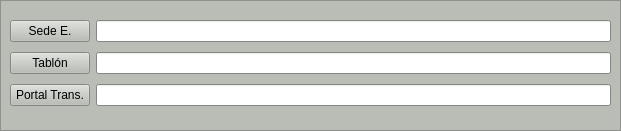
  <widget class="QFrame" name="frame_9">
   <property name="geometry">
    <rect>
     <x>640</x>
     <y>480</y>
     <width>621</width>
     <height>131</height>
    </rect>
   </property>
   <property name="palette">
    <palette>
     <active>
      <colorrole role="WindowText">
       <brush brushstyle="SolidPattern">
        <color alpha="255">
         <red>0</red>
         <green>0</green>
         <blue>0</blue>
        </color>
       </brush>
      </colorrole>
      <colorrole role="Button">
       <brush brushstyle="SolidPattern">
        <color alpha="255">
         <red>186</red>
         <green>189</green>
         <blue>182</blue>
        </color>
       </brush>
      </colorrole>
      <colorrole role="Light">
       <brush brushstyle="SolidPattern">
        <color alpha="255">
         <red>255</red>
         <green>255</green>
         <blue>255</blue>
        </color>
       </brush>
      </colorrole>
      <colorrole role="Midlight">
       <brush brushstyle="SolidPattern">
        <color alpha="255">
         <red>220</red>
         <green>222</green>
         <blue>218</blue>
        </color>
       </brush>
      </colorrole>
      <colorrole role="Dark">
       <brush brushstyle="SolidPattern">
        <color alpha="255">
         <red>93</red>
         <green>94</green>
         <blue>91</blue>
        </color>
       </brush>
      </colorrole>
      <colorrole role="Mid">
       <brush brushstyle="SolidPattern">
        <color alpha="255">
         <red>124</red>
         <green>126</green>
         <blue>121</blue>
        </color>
       </brush>
      </colorrole>
      <colorrole role="Text">
       <brush brushstyle="SolidPattern">
        <color alpha="255">
         <red>0</red>
         <green>0</green>
         <blue>0</blue>
        </color>
       </brush>
      </colorrole>
      <colorrole role="BrightText">
       <brush brushstyle="SolidPattern">
        <color alpha="255">
         <red>255</red>
         <green>255</green>
         <blue>255</blue>
        </color>
       </brush>
      </colorrole>
      <colorrole role="ButtonText">
       <brush brushstyle="SolidPattern">
        <color alpha="255">
         <red>0</red>
         <green>0</green>
         <blue>0</blue>
        </color>
       </brush>
      </colorrole>
      <colorrole role="Base">
       <brush brushstyle="SolidPattern">
        <color alpha="255">
         <red>255</red>
         <green>255</green>
         <blue>255</blue>
        </color>
       </brush>
      </colorrole>
      <colorrole role="Window">
       <brush brushstyle="SolidPattern">
        <color alpha="255">
         <red>186</red>
         <green>189</green>
         <blue>182</blue>
        </color>
       </brush>
      </colorrole>
      <colorrole role="Shadow">
       <brush brushstyle="SolidPattern">
        <color alpha="255">
         <red>0</red>
         <green>0</green>
         <blue>0</blue>
        </color>
       </brush>
      </colorrole>
      <colorrole role="AlternateBase">
       <brush brushstyle="SolidPattern">
        <color alpha="255">
         <red>220</red>
         <green>222</green>
         <blue>218</blue>
        </color>
       </brush>
      </colorrole>
      <colorrole role="ToolTipBase">
       <brush brushstyle="SolidPattern">
        <color alpha="255">
         <red>255</red>
         <green>255</green>
         <blue>220</blue>
        </color>
       </brush>
      </colorrole>
      <colorrole role="ToolTipText">
       <brush brushstyle="SolidPattern">
        <color alpha="255">
         <red>0</red>
         <green>0</green>
         <blue>0</blue>
        </color>
       </brush>
      </colorrole>
     </active>
     <inactive>
      <colorrole role="WindowText">
       <brush brushstyle="SolidPattern">
        <color alpha="255">
         <red>0</red>
         <green>0</green>
         <blue>0</blue>
        </color>
       </brush>
      </colorrole>
      <colorrole role="Button">
       <brush brushstyle="SolidPattern">
        <color alpha="255">
         <red>186</red>
         <green>189</green>
         <blue>182</blue>
        </color>
       </brush>
      </colorrole>
      <colorrole role="Light">
       <brush brushstyle="SolidPattern">
        <color alpha="255">
         <red>255</red>
         <green>255</green>
         <blue>255</blue>
        </color>
       </brush>
      </colorrole>
      <colorrole role="Midlight">
       <brush brushstyle="SolidPattern">
        <color alpha="255">
         <red>220</red>
         <green>222</green>
         <blue>218</blue>
        </color>
       </brush>
      </colorrole>
      <colorrole role="Dark">
       <brush brushstyle="SolidPattern">
        <color alpha="255">
         <red>93</red>
         <green>94</green>
         <blue>91</blue>
        </color>
       </brush>
      </colorrole>
      <colorrole role="Mid">
       <brush brushstyle="SolidPattern">
        <color alpha="255">
         <red>124</red>
         <green>126</green>
         <blue>121</blue>
        </color>
       </brush>
      </colorrole>
      <colorrole role="Text">
       <brush brushstyle="SolidPattern">
        <color alpha="255">
         <red>0</red>
         <green>0</green>
         <blue>0</blue>
        </color>
       </brush>
      </colorrole>
      <colorrole role="BrightText">
       <brush brushstyle="SolidPattern">
        <color alpha="255">
         <red>255</red>
         <green>255</green>
         <blue>255</blue>
        </color>
       </brush>
      </colorrole>
      <colorrole role="ButtonText">
       <brush brushstyle="SolidPattern">
        <color alpha="255">
         <red>0</red>
         <green>0</green>
         <blue>0</blue>
        </color>
       </brush>
      </colorrole>
      <colorrole role="Base">
       <brush brushstyle="SolidPattern">
        <color alpha="255">
         <red>255</red>
         <green>255</green>
         <blue>255</blue>
        </color>
       </brush>
      </colorrole>
      <colorrole role="Window">
       <brush brushstyle="SolidPattern">
        <color alpha="255">
         <red>186</red>
         <green>189</green>
         <blue>182</blue>
        </color>
       </brush>
      </colorrole>
      <colorrole role="Shadow">
       <brush brushstyle="SolidPattern">
        <color alpha="255">
         <red>0</red>
         <green>0</green>
         <blue>0</blue>
        </color>
       </brush>
      </colorrole>
      <colorrole role="AlternateBase">
       <brush brushstyle="SolidPattern">
        <color alpha="255">
         <red>220</red>
         <green>222</green>
         <blue>218</blue>
        </color>
       </brush>
      </colorrole>
      <colorrole role="ToolTipBase">
       <brush brushstyle="SolidPattern">
        <color alpha="255">
         <red>255</red>
         <green>255</green>
         <blue>220</blue>
        </color>
       </brush>
      </colorrole>
      <colorrole role="ToolTipText">
       <brush brushstyle="SolidPattern">
        <color alpha="255">
         <red>0</red>
         <green>0</green>
         <blue>0</blue>
        </color>
       </brush>
      </colorrole>
     </inactive>
     <disabled>
      <colorrole role="WindowText">
       <brush brushstyle="SolidPattern">
        <color alpha="255">
         <red>93</red>
         <green>94</green>
         <blue>91</blue>
        </color>
       </brush>
      </colorrole>
      <colorrole role="Button">
       <brush brushstyle="SolidPattern">
        <color alpha="255">
         <red>186</red>
         <green>189</green>
         <blue>182</blue>
        </color>
       </brush>
      </colorrole>
      <colorrole role="Light">
       <brush brushstyle="SolidPattern">
        <color alpha="255">
         <red>255</red>
         <green>255</green>
         <blue>255</blue>
        </color>
       </brush>
      </colorrole>
      <colorrole role="Midlight">
       <brush brushstyle="SolidPattern">
        <color alpha="255">
         <red>220</red>
         <green>222</green>
         <blue>218</blue>
        </color>
       </brush>
      </colorrole>
      <colorrole role="Dark">
       <brush brushstyle="SolidPattern">
        <color alpha="255">
         <red>93</red>
         <green>94</green>
         <blue>91</blue>
        </color>
       </brush>
      </colorrole>
      <colorrole role="Mid">
       <brush brushstyle="SolidPattern">
        <color alpha="255">
         <red>124</red>
         <green>126</green>
         <blue>121</blue>
        </color>
       </brush>
      </colorrole>
      <colorrole role="Text">
       <brush brushstyle="SolidPattern">
        <color alpha="255">
         <red>93</red>
         <green>94</green>
         <blue>91</blue>
        </color>
       </brush>
      </colorrole>
      <colorrole role="BrightText">
       <brush brushstyle="SolidPattern">
        <color alpha="255">
         <red>255</red>
         <green>255</green>
         <blue>255</blue>
        </color>
       </brush>
      </colorrole>
      <colorrole role="ButtonText">
       <brush brushstyle="SolidPattern">
        <color alpha="255">
         <red>93</red>
         <green>94</green>
         <blue>91</blue>
        </color>
       </brush>
      </colorrole>
      <colorrole role="Base">
       <brush brushstyle="SolidPattern">
        <color alpha="255">
         <red>186</red>
         <green>189</green>
         <blue>182</blue>
        </color>
       </brush>
      </colorrole>
      <colorrole role="Window">
       <brush brushstyle="SolidPattern">
        <color alpha="255">
         <red>186</red>
         <green>189</green>
         <blue>182</blue>
        </color>
       </brush>
      </colorrole>
      <colorrole role="Shadow">
       <brush brushstyle="SolidPattern">
        <color alpha="255">
         <red>0</red>
         <green>0</green>
         <blue>0</blue>
        </color>
       </brush>
      </colorrole>
      <colorrole role="AlternateBase">
       <brush brushstyle="SolidPattern">
        <color alpha="255">
         <red>186</red>
         <green>189</green>
         <blue>182</blue>
        </color>
       </brush>
      </colorrole>
      <colorrole role="ToolTipBase">
       <brush brushstyle="SolidPattern">
        <color alpha="255">
         <red>255</red>
         <green>255</green>
         <blue>220</blue>
        </color>
       </brush>
      </colorrole>
      <colorrole role="ToolTipText">
       <brush brushstyle="SolidPattern">
        <color alpha="255">
         <red>0</red>
         <green>0</green>
         <blue>0</blue>
        </color>
       </brush>
      </colorrole>
     </disabled>
    </palette>
   </property>
   <property name="frameShape">
    <enum>QFrame::StyledPanel</enum>
   </property>
   <property name="frameShadow">
    <enum>QFrame::Raised</enum>
   </property>
   <widget class="QWidget" name="layoutWidget">
    <property name="geometry">
     <rect>
      <x>10</x>
      <y>10</y>
      <width>601</width>
      <height>106</height>
     </rect>
    </property>
    <layout class="QHBoxLayout" name="horizontalLayout_5">
     <item>
      <layout class="QVBoxLayout" name="verticalLayout_6">
       <property name="spacing">
        <number>0</number>
       </property>
       <item>
        <widget class="QPushButton" name="pB_sede">
         <property name="text">
          <string>Sede E.</string>
         </property>
        </widget>
       </item>
       <item>
        <widget class="QPushButton" name="sP_tablon">
         <property name="text">
          <string>Tablón</string>
         </property>
        </widget>
       </item>
       <item>
        <widget class="QPushButton" name="pB_portalTransparencia">
         <property name="text">
          <string>Portal Trans.</string>
         </property>
        </widget>
       </item>
      </layout>
     </item>
     <item>
      <layout class="QVBoxLayout" name="verticalLayout_4">
       <property name="spacing">
        <number>0</number>
       </property>
       <item>
        <widget class="QLineEdit" name="lineEdit_sede">
         <property name="readOnly">
          <bool>true</bool>
         </property>
        </widget>
       </item>
       <item>
        <widget class="QLineEdit" name="lineEdit_tablon">
         <property name="readOnly">
          <bool>true</bool>
         </property>
        </widget>
       </item>
       <item>
        <widget class="QLineEdit" name="lineEdit_portar_transparencia">
         <property name="readOnly">
          <bool>true</bool>
         </property>
        </widget>
       </item>
      </layout>
     </item>
    </layout>
   </widget>
  </widget>
